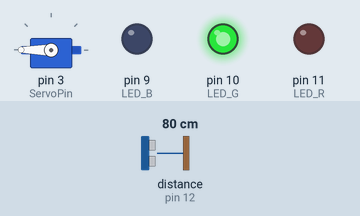
Recording of a sketch running on a simulated Arduino Uno, built with avr-gcc and run on an emulated ATmega328P. Shown: servo, output pins drawn as LEDs (lit = HIGH). Wiring (inferred from the names in the program): ultrasonic range finder: trigger pin 13; echo pin 12. The inputs (shaded band) are chosen by the test bench; at power-on: distance to the obstacle (sensor on pin 12) 80 cm. The echo pulse lasts 58.3 µs per cm; pins used as bus, display or sensor lines are not drawn.

Above: at 1.2 s.
1.3 s: distance to the obstacle (sensor on pin 12) set to 22 cm
At 2.3 s:
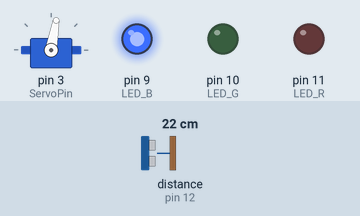
4.3 s: distance to the obstacle (sensor on pin 12) set to 18 cm
At 5.2 s:
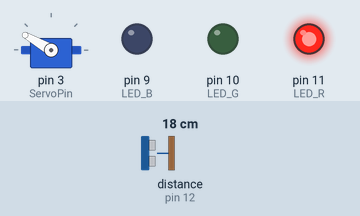
7.3 s: distance to the obstacle (sensor on pin 12) set to 120 cm
At 8.1 s:
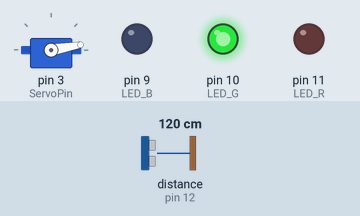
10.3 s: distance to the obstacle (sensor on pin 12) set to 35 cm
At 11.0 s:
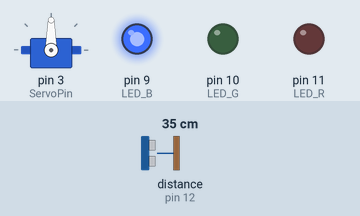
13.3 s: distance to the obstacle (sensor on pin 12) set to 2 cm
At 14.2 s:
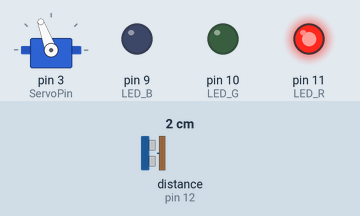
Timing chart, 0 to 24.5 s (numbered marks = the images above; inputs shaded):
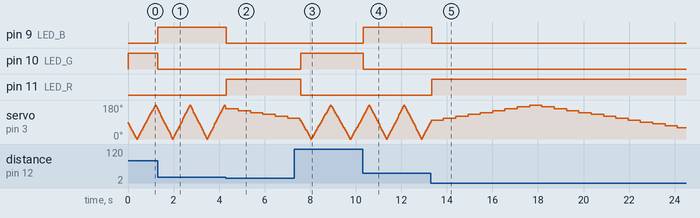

The sketch:

ultrasonic_servo.ino
```cpp
#include <Servo.h>

int ServoPin = 3;
Servo myservo;

int LED_R = 11;
int LED_G = 10;
int LED_B = 9;

int EchoPin = 12;
int TrigPin = 13;

const double SPEED_OF_SOUND = 0.0343; // cm per microsecond

long servoPosition = 90; // initialize to center

bool turningRight = true; // will flip flop this for left/right direction servo scans

bool deepScan = false; // we are in simple scan by default 30 degree +/- from center, deep scan does the whole range


void TurnHead() {
  int scanMin = 5;
  int scanMax = 175;

  if (servoPosition < scanMin) {
    turningRight = false;
  }
  else if (servoPosition > scanMax) {
    turningRight = true;
  }
  for (int i = 0; i < 10; i++) {
    if (turningRight) {
      servoPosition = servoPosition - 1;
    }
    else {
      servoPosition = servoPosition + 1;
    }

    if (servoPosition < 0) {
      servoPosition = 0;
    }
    if (servoPosition > 180) {
      servoPosition = 180;
    }

  }
  myservo.write(servoPosition);
  delay(20);
}

long GetDistance() {

  digitalWrite(TrigPin, LOW);
  delayMicroseconds(2);
  // send a 10 microsec sound burst
  digitalWrite(TrigPin, HIGH);
  // wait until sound burst complete
  delayMicroseconds(10);
  digitalWrite(TrigPin, LOW);
  // read echo pin
  long duration = pulseIn(EchoPin, HIGH);
  return duration * SPEED_OF_SOUND / 2;

}

long TurnHeadAndGetDistance() {

  TurnHead();
  return GetDistance();
}

void LEDColor(String color) {
  if (color == "red") {
    digitalWrite(LED_R, HIGH);
    digitalWrite(LED_G, LOW);
    digitalWrite(LED_B, LOW);
  }
  else if (color == "green") {
    digitalWrite(LED_R, LOW);
    digitalWrite(LED_G, HIGH);
    digitalWrite(LED_B, LOW);
  }
  else if (color == "blue") {
    digitalWrite(LED_R, LOW);
    digitalWrite(LED_G, LOW);
    digitalWrite(LED_B, HIGH);
  }
  else if (color == "off") {
    digitalWrite(LED_R, LOW);
    digitalWrite(LED_G, LOW);
    digitalWrite(LED_B, LOW);
  }
}

String msg;
void setup() {
  pinMode(LED_R, OUTPUT);
  pinMode(LED_G, OUTPUT);
  pinMode(LED_B, OUTPUT);

  pinMode(EchoPin, INPUT);
  pinMode(TrigPin, OUTPUT);

  myservo.attach(ServoPin);
  myservo.write(servoPosition);
  LEDColor("green");
  Serial.begin(9600);
}

void loop() {

  delay(10);

  double forwardDistance = TurnHeadAndGetDistance();

  if (forwardDistance < 20) {
    LEDColor("red");
    delay(500);
  }

  else if (forwardDistance < 50) {
    LEDColor("blue");
  }

  else {
    LEDColor("green");
  }
  delay(10);
}
```

Measured:
- the behaviour switches between 21 and 20 cm on distance to the obstacle (sensor on pin 12) (found by bisection; images 1 and 2)
- after the input at 1.3 s, pin 9 (LED_B): LOW → HIGH at once; pin 10 (LED_G): HIGH → LOW at once
- after the input at 4.3 s, pin 9 (LED_B): HIGH → LOW at once; pin 11 (LED_R): LOW → HIGH at once
- after the input at 7.3 s, pin 10 (LED_G): LOW → HIGH after 0.28 s; pin 11 (LED_R): HIGH → LOW after 0.28 s
- after the input at 10.3 s, pin 9 (LED_B): LOW → HIGH at once; pin 10 (LED_G): HIGH → LOW at once
- after the input at 13.3 s, pin 9 (LED_B): HIGH → LOW at once; pin 11 (LED_R): LOW → HIGH at once
- by itself, servo on pin 3 (ServoPin): rises from 90° to 180° in 4.3 s, then falls to 60° in 6.5 s
